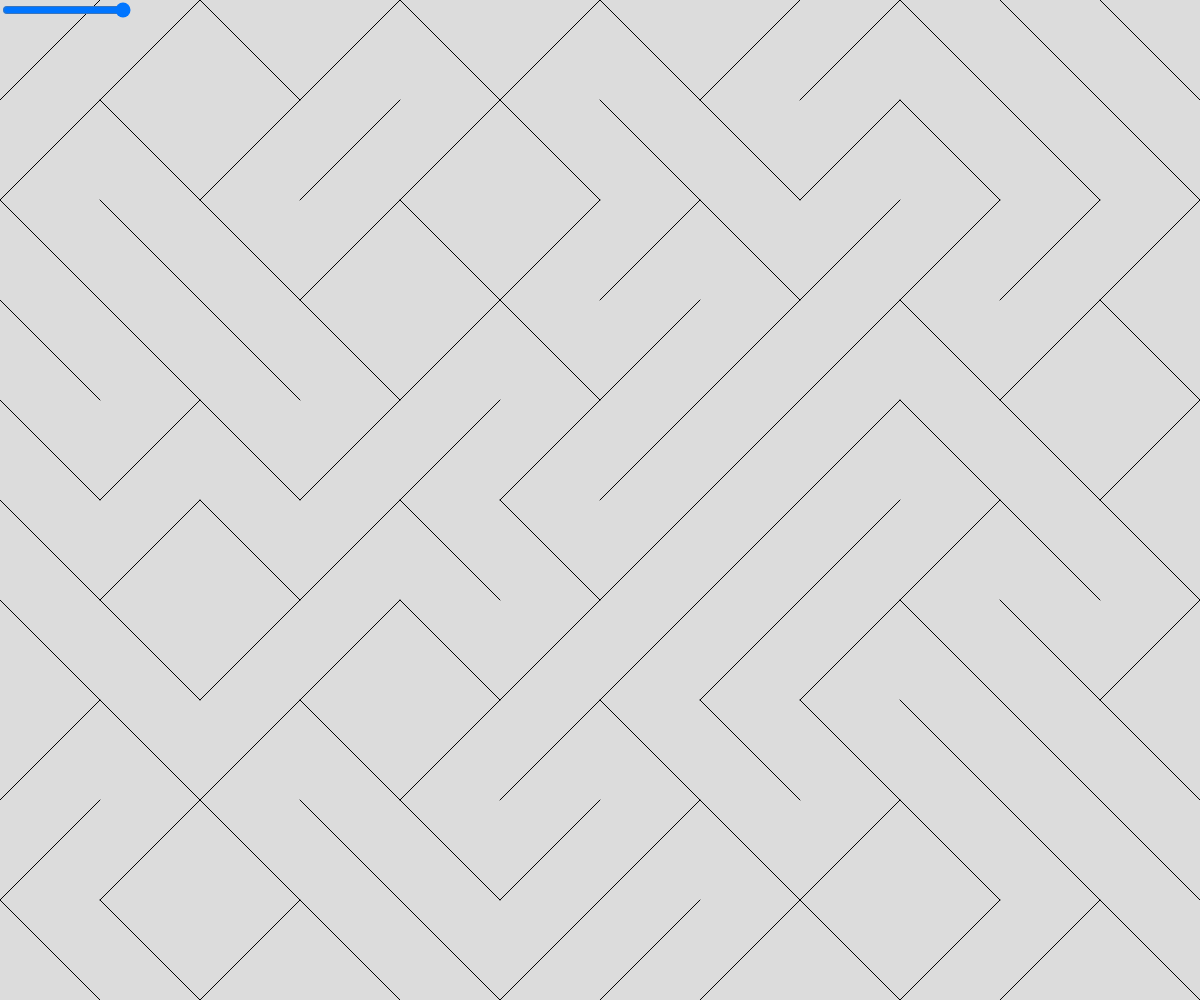
Frame 1 (no input)
Frame 60 (no input): identical to frame 1, image omitted
Frame 120 (the mouse pressed at the canvas centre since frame 60): identical to frame 1, image omitted

The p5.js sketch that drew this single still picture (run headless with seeded random() and noise() and a simulated clock; from frame 60 on, the mouse is pressed at the canvas centre):

// p5.js sketch
// ── sketch.js
// Generative Art Demo
// Using object notation and arrays
// March 7, 2025

let lines    = [];
let lineSize =  8;

let slider;

function setup() {
  createCanvas(windowWidth, windowHeight);

  slider = createSlider(2, 100, 100, 1);
  slider.position(0,0);

  makeLines();
}

function draw() {
  background(220);

  updateLineSize();

  drawLines();
}

function spawnLine(x, y, size) {
  let choice = random(100) < 50 ? 1 : -1;
  let newLine = {
    x1: x - size/2,
    x2: x + size/2,
    y1: y - size/2 * choice,
    y2: y + size/2 * choice,
  };

  lines.push(newLine);
}

function remakeLines() {
  lines = [];
  makeLines();
}

function makeLines() {
  for (let y = 0; y < height / lineSize; y++) {
    for (let x = 0; x < width / lineSize; x++) {
      spawnLine(lineSize/2+lineSize*x, lineSize/2+lineSize*y, lineSize);
    }
  }
}

function drawLines() {
  for (let lineToDraw of lines) {
    line(lineToDraw.x1, lineToDraw.y1, lineToDraw.x2, lineToDraw.y2);
  }
}

function updateLineSize() {
  if (slider.value() !== lineSize) {
    lineSize = slider.value();
    remakeLines();
  }
}
